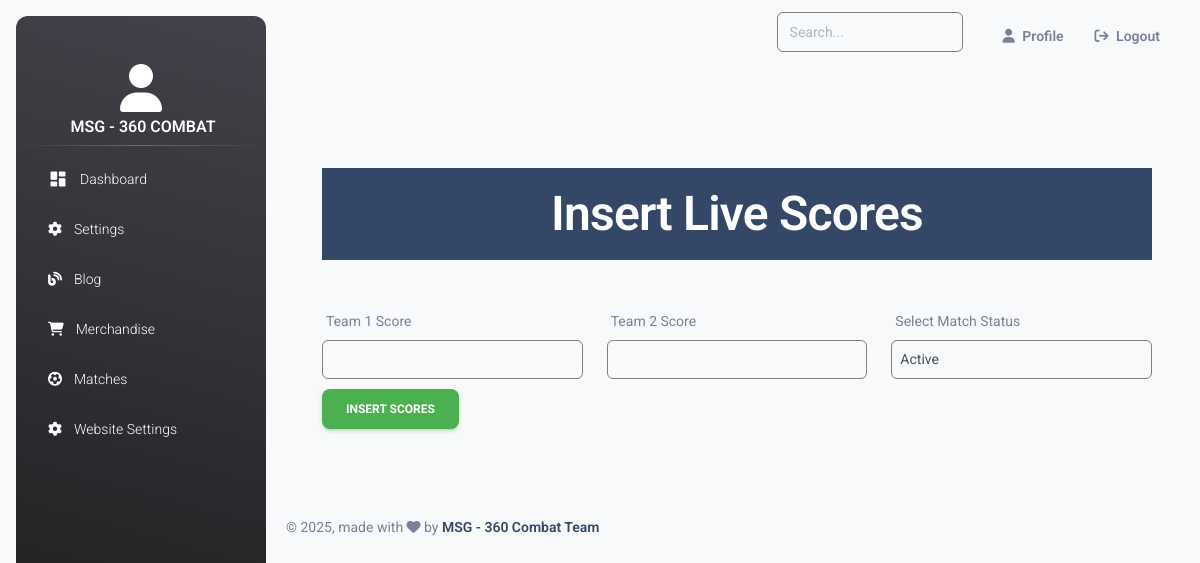
/admin/index.php?live_scores&type=add&id=1 (signed in), run on an earlier commit of the app's database.
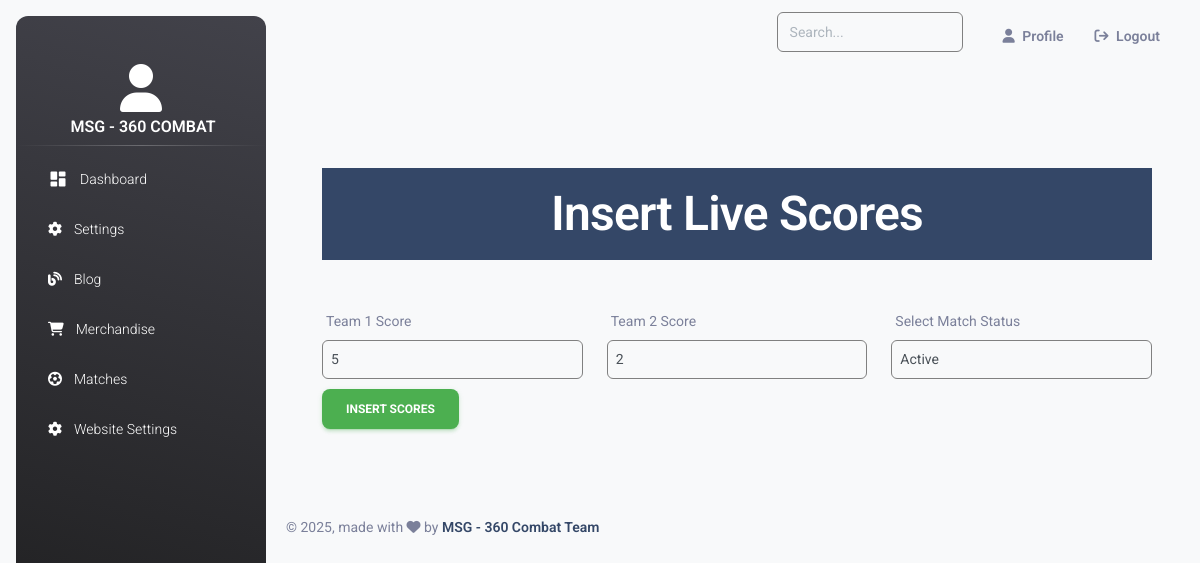
And on a later commit of the database.
### tables this page shows
CREATE TABLE `live_scores` (
  `live_score_id` int(11) NOT NULL,
  `match_id` int(11) DEFAULT NULL,
  `team1_score` int(11) DEFAULT NULL,
  `team2_score` int(11) DEFAULT NULL,
  `match_status` varchar(50) DEFAULT NULL,
  `match_date` date DEFAULT NULL
);

### admin/live_score.php (the view, shortened to what this page needs)
<?php
if(isset($_GET['type'])&& $_GET['type']==="add" && isset($_GET['id'])){
    $team_1_score = '';
$team_2_score = '';
    $id= $_GET['id'];
    $select_check = mysqli_query($con,"SELECT * FROM `live_scores` WHERE `match_id`='$id'");
    if(mysqli_num_rows($select_check)){
$fetch_check = mysqli_fetch_assoc($select_check);
$team_1_score = $fetch_check['team1_score'];
$team_2_score = $fetch_check['team2_score'];
    }
?>
<div class="container p-5">
    <h1 class="text-center bg-dark text-white w-100 p-3 mt-5 mb-5" >Insert Live Scores</h1>
<form action="" method="post">
<div class="row">
    <div class="col">
        <div class="form-group">
            <label for="name" class="form-label">Team 1 Score</label>
            <input type="text" class="form-control" value="<?php echo $team_1_score ?>" name="team1_score">
        </div>
    </div>
    <div class="col">
        <div class="form-group">
            <label for="name" class="form-label">Team 2 Score</label>
            <input type="text" class="form-control" value="<?php echo $team_2_score ?>" name="team2_score">
        </div>
    </div>
    <div class="col">
        <div class="form-group">
            <label for="name" class="form-label">Select Match Status</label>
           <select class="form-control" name="match_status" id="">
            <option value="1">Active</option>
           </select>
        </div>
    </div>
</div>
    <input type="submit" value="Insert Scores" class="btn btn-success" name="insert_live">
</form>
</div>
<?php
}
?>

What changed in the data, as far as the page shows it:
added live_scores: team1_score "5", team2_score "2"
